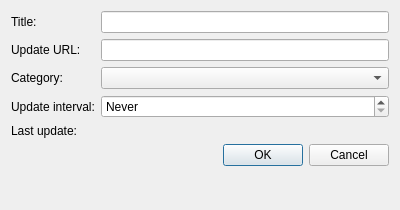
<?xml version="1.0" encoding="UTF-8"?>
<ui version="4.0">
 <class>Otter::ContentBlockingProfileDialog</class>
 <widget class="QDialog" name="Otter::ContentBlockingProfileDialog">
  <property name="geometry">
   <rect>
    <x>0</x>
    <y>0</y>
    <width>400</width>
    <height>210</height>
   </rect>
  </property>
  <property name="windowTitle">
   <string>Profile Settings</string>
  </property>
  <layout class="QFormLayout" name="formLayout">
   <item row="0" column="0">
    <widget class="QLabel" name="titleLabel">
     <property name="text">
      <string>Title:</string>
     </property>
    </widget>
   </item>
   <item row="0" column="1">
    <widget class="QLineEdit" name="titleEdit"/>
   </item>
   <item row="1" column="0">
    <widget class="QLabel" name="updateUrlLabel">
     <property name="text">
      <string>Update URL:</string>
     </property>
    </widget>
   </item>
   <item row="1" column="1">
    <widget class="QLineEdit" name="updateUrlEdit"/>
   </item>
   <item row="3" column="0">
    <widget class="QLabel" name="updateIntervalLabel">
     <property name="text">
      <string>Update interval:</string>
     </property>
    </widget>
   </item>
   <item row="3" column="1">
    <widget class="QSpinBox" name="updateIntervalSpinBox">
     <property name="specialValueText">
      <string>Never</string>
     </property>
     <property name="suffix">
      <string> days</string>
     </property>
     <property name="maximum">
      <number>365</number>
     </property>
    </widget>
   </item>
   <item row="4" column="0">
    <widget class="QLabel" name="lastUpdateLabel">
     <property name="text">
      <string>Last update:</string>
     </property>
    </widget>
   </item>
   <item row="4" column="1">
    <widget class="Otter::TextLabelWidget" name="lastUpdateTextLabel" native="true">
     <property name="enabled">
      <bool>false</bool>
     </property>
    </widget>
   </item>
   <item row="6" column="0" colspan="2">
    <widget class="QDialogButtonBox" name="confirmButtonBox">
     <property name="orientation">
      <enum>Qt::Horizontal</enum>
     </property>
     <property name="standardButtons">
      <set>QDialogButtonBox::Cancel|QDialogButtonBox::Ok</set>
     </property>
    </widget>
   </item>
   <item row="2" column="0">
    <widget class="QLabel" name="categoryLabel">
     <property name="text">
      <string>Category:</string>
     </property>
    </widget>
   </item>
   <item row="2" column="1">
    <widget class="QComboBox" name="categoryComboBox">
     <property name="sizePolicy">
      <sizepolicy hsizetype="Preferred" vsizetype="Fixed">
       <horstretch>0</horstretch>
       <verstretch>0</verstretch>
      </sizepolicy>
     </property>
    </widget>
   </item>
  </layout>
 </widget>
 <customwidgets>
  <customwidget>
   <class>Otter::TextLabelWidget</class>
   <extends>QWidget</extends>
   <header>src/ui/TextLabelWidget.h</header>
  </customwidget>
 </customwidgets>
 <resources/>
 <connections/>
</ui>
